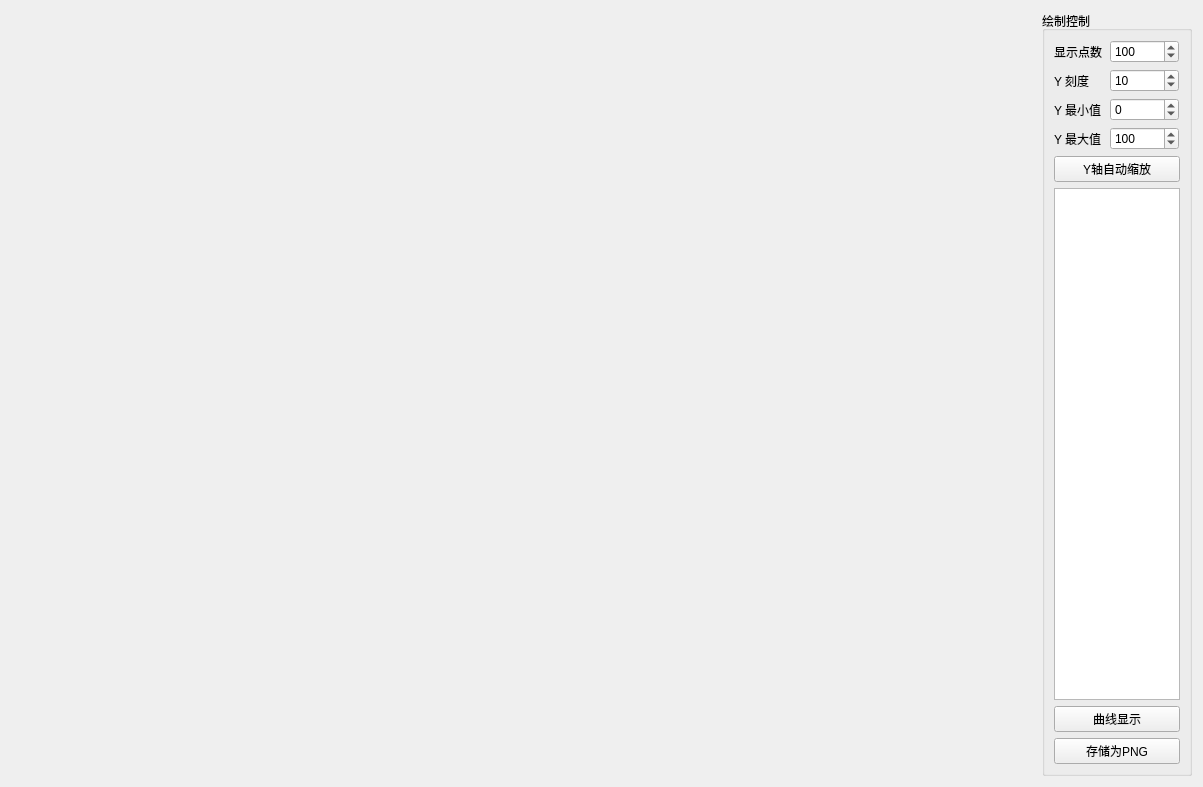
<?xml version="1.0" encoding="UTF-8"?>
<ui version="4.0">
 <class>HscPeakPressureTendency</class>
 <widget class="QWidget" name="HscPeakPressureTendency">
  <property name="geometry">
   <rect>
    <x>0</x>
    <y>0</y>
    <width>1203</width>
    <height>787</height>
   </rect>
  </property>
  <property name="windowTitle">
   <string>Form</string>
  </property>
  <layout class="QHBoxLayout" name="horizontalLayout">
   <item>
    <widget class="QWidget" name="widget_2" native="true">
     <property name="sizePolicy">
      <sizepolicy hsizetype="Expanding" vsizetype="Preferred">
       <horstretch>0</horstretch>
       <verstretch>0</verstretch>
      </sizepolicy>
     </property>
     <layout class="QGridLayout" name="gridLayout_2">
      <item row="0" column="0">
       <layout class="QGridLayout" name="curveLayout">
        <item row="0" column="0">
         <widget class="QCustomPlot" name="plot" native="true"/>
        </item>
       </layout>
      </item>
     </layout>
    </widget>
   </item>
   <item>
    <widget class="QGroupBox" name="PlotControlsBox">
     <property name="sizePolicy">
      <sizepolicy hsizetype="Maximum" vsizetype="Preferred">
       <horstretch>0</horstretch>
       <verstretch>0</verstretch>
      </sizepolicy>
     </property>
     <property name="maximumSize">
      <size>
       <width>150</width>
       <height>16777215</height>
      </size>
     </property>
     <property name="title">
      <string>绘制控制</string>
     </property>
     <layout class="QGridLayout" name="gridLayout_17">
      <item row="0" column="0">
       <layout class="QVBoxLayout" name="plotControlsLayout">
        <item>
         <layout class="QHBoxLayout" name="horizontalLayout_10">
          <item>
           <widget class="QLabel" name="pointsLabel">
            <property name="minimumSize">
             <size>
              <width>50</width>
              <height>0</height>
             </size>
            </property>
            <property name="maximumSize">
             <size>
              <width>50</width>
              <height>16777215</height>
             </size>
            </property>
            <property name="text">
             <string>显示点数</string>
            </property>
           </widget>
          </item>
          <item>
           <widget class="QSpinBox" name="spinPoints">
            <property name="minimumSize">
             <size>
              <width>69</width>
              <height>0</height>
             </size>
            </property>
            <property name="maximumSize">
             <size>
              <width>69</width>
              <height>16777215</height>
             </size>
            </property>
            <property name="minimum">
             <number>0</number>
            </property>
            <property name="maximum">
             <number>999999999</number>
            </property>
            <property name="singleStep">
             <number>10</number>
            </property>
            <property name="value">
             <number>100</number>
            </property>
           </widget>
          </item>
         </layout>
        </item>
        <item>
         <layout class="QHBoxLayout" name="horizontalLayout_9">
          <item>
           <widget class="QLabel" name="labelYStep">
            <property name="minimumSize">
             <size>
              <width>50</width>
              <height>0</height>
             </size>
            </property>
            <property name="maximumSize">
             <size>
              <width>50</width>
              <height>16777215</height>
             </size>
            </property>
            <property name="text">
             <string>Y 刻度</string>
            </property>
           </widget>
          </item>
          <item>
           <widget class="QSpinBox" name="spinYStep">
            <property name="minimumSize">
             <size>
              <width>69</width>
              <height>0</height>
             </size>
            </property>
            <property name="maximumSize">
             <size>
              <width>69</width>
              <height>16777215</height>
             </size>
            </property>
            <property name="minimum">
             <number>1</number>
            </property>
            <property name="maximum">
             <number>10000</number>
            </property>
            <property name="singleStep">
             <number>1</number>
            </property>
            <property name="value">
             <number>10</number>
            </property>
           </widget>
          </item>
         </layout>
        </item>
        <item>
         <layout class="QHBoxLayout" name="horizontalLayout_7">
          <item>
           <widget class="QLabel" name="label_6">
            <property name="minimumSize">
             <size>
              <width>50</width>
              <height>0</height>
             </size>
            </property>
            <property name="maximumSize">
             <size>
              <width>50</width>
              <height>16777215</height>
             </size>
            </property>
            <property name="text">
             <string>Y 最小值</string>
            </property>
           </widget>
          </item>
          <item>
           <widget class="QSpinBox" name="spinAxesMin">
            <property name="minimumSize">
             <size>
              <width>69</width>
              <height>0</height>
             </size>
            </property>
            <property name="maximumSize">
             <size>
              <width>69</width>
              <height>16777215</height>
             </size>
            </property>
            <property name="minimum">
             <number>-65536</number>
            </property>
            <property name="maximum">
             <number>65536</number>
            </property>
            <property name="singleStep">
             <number>10</number>
            </property>
            <property name="value">
             <number>0</number>
            </property>
           </widget>
          </item>
         </layout>
        </item>
        <item>
         <layout class="QHBoxLayout" name="horizontalLayout_8">
          <item>
           <widget class="QLabel" name="label_7">
            <property name="minimumSize">
             <size>
              <width>50</width>
              <height>0</height>
             </size>
            </property>
            <property name="maximumSize">
             <size>
              <width>50</width>
              <height>16777215</height>
             </size>
            </property>
            <property name="text">
             <string>Y 最大值</string>
            </property>
           </widget>
          </item>
          <item>
           <widget class="QSpinBox" name="spinAxesMax">
            <property name="minimumSize">
             <size>
              <width>69</width>
              <height>0</height>
             </size>
            </property>
            <property name="maximumSize">
             <size>
              <width>69</width>
              <height>16777215</height>
             </size>
            </property>
            <property name="minimum">
             <number>-65536</number>
            </property>
            <property name="maximum">
             <number>65536</number>
            </property>
            <property name="singleStep">
             <number>10</number>
            </property>
            <property name="value">
             <number>100</number>
            </property>
           </widget>
          </item>
         </layout>
        </item>
        <item>
         <widget class="QPushButton" name="pushButton_AutoScale">
          <property name="sizeIncrement">
           <size>
            <width>0</width>
            <height>8</height>
           </size>
          </property>
          <property name="text">
           <string>Y轴自动缩放</string>
          </property>
         </widget>
        </item>
        <item>
         <widget class="QListWidget" name="listWidget_Channels">
          <property name="sizePolicy">
           <sizepolicy hsizetype="Maximum" vsizetype="MinimumExpanding">
            <horstretch>0</horstretch>
            <verstretch>0</verstretch>
           </sizepolicy>
          </property>
          <property name="minimumSize">
           <size>
            <width>0</width>
            <height>0</height>
           </size>
          </property>
          <property name="maximumSize">
           <size>
            <width>16777215</width>
            <height>16777215</height>
           </size>
          </property>
          <property name="layoutDirection">
           <enum>Qt::LeftToRight</enum>
          </property>
          <property name="autoScroll">
           <bool>false</bool>
          </property>
          <property name="editTriggers">
           <set>QAbstractItemView::NoEditTriggers</set>
          </property>
          <property name="alternatingRowColors">
           <bool>true</bool>
          </property>
          <property name="selectionBehavior">
           <enum>QAbstractItemView::SelectItems</enum>
          </property>
          <property name="textElideMode">
           <enum>Qt::ElideMiddle</enum>
          </property>
          <property name="resizeMode">
           <enum>QListView::Adjust</enum>
          </property>
          <property name="modelColumn">
           <number>0</number>
          </property>
          <property name="selectionRectVisible">
           <bool>true</bool>
          </property>
         </widget>
        </item>
        <item>
         <widget class="QPushButton" name="pushButton_ResetVisible">
          <property name="text">
           <string>曲线显示</string>
          </property>
         </widget>
        </item>
        <item>
         <widget class="QPushButton" name="savePNGButton">
          <property name="text">
           <string>存储为PNG</string>
          </property>
         </widget>
        </item>
       </layout>
      </item>
     </layout>
    </widget>
   </item>
  </layout>
 </widget>
 <customwidgets>
  <customwidget>
   <class>QCustomPlot</class>
   <extends>QWidget</extends>
   <header location="global">qcustomplot.h</header>
   <container>1</container>
  </customwidget>
 </customwidgets>
 <resources/>
 <connections/>
</ui>
